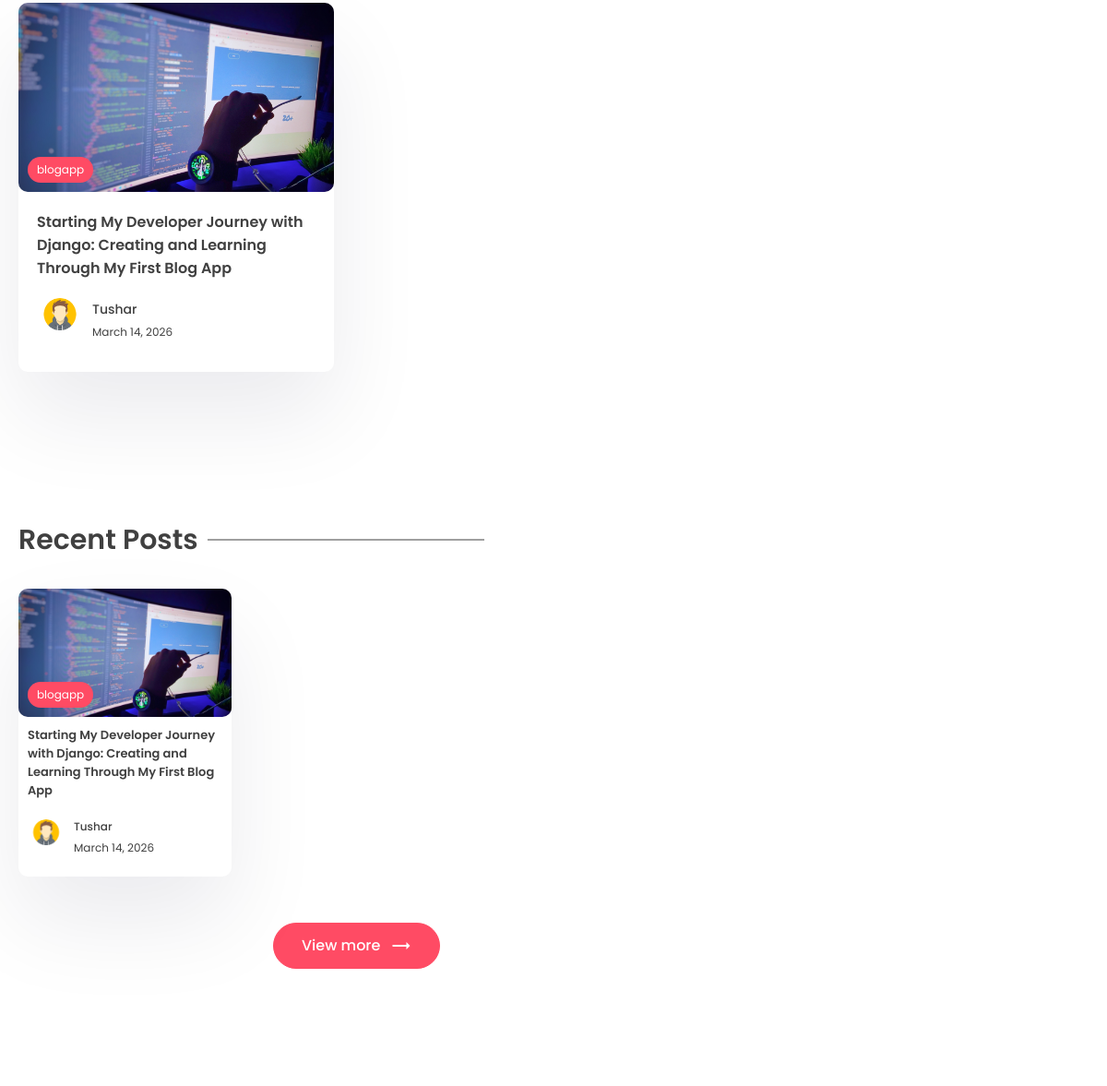
Page /tag/blogg (middle part) on the earlier database version.
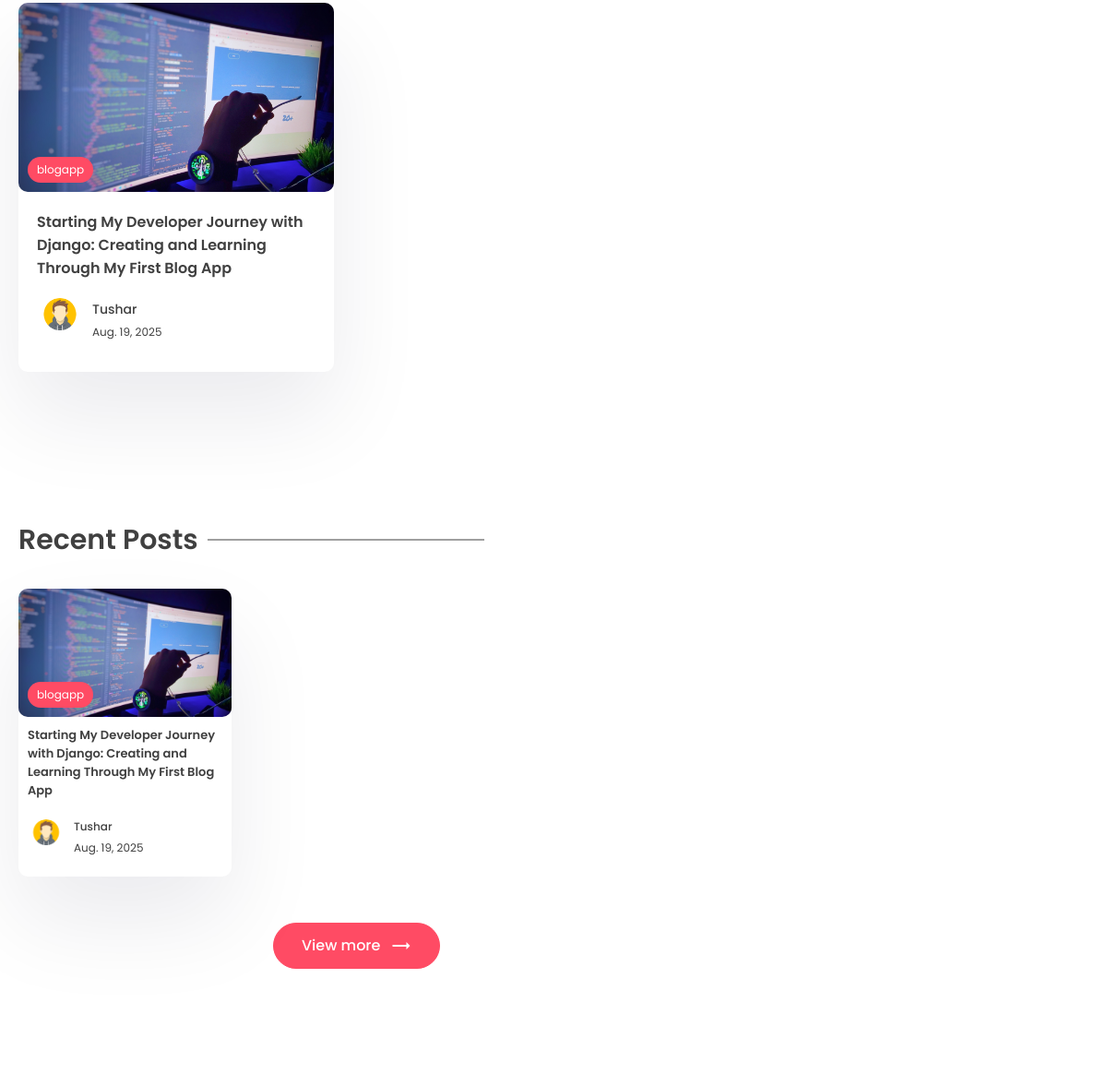
Same page on the later database version.
### app/models.py (models this page shows, shortened)
class Post(models.Model):
    title=models.CharField(max_length=200)
    content=models.TextField()
    last_updated=models.DateTimeField(auto_now=True)
    slug=models.SlugField(max_length=200,unique=True)
    image=models.ImageField(null=True,blank=True,upload_to="images/")
    tags=models.ManyToManyField(Tag,blank=True,related_name='post')
    view_count=models.IntegerField(null=True,blank=True)
    is_featured=models.BooleanField(default=False)
    author=models.ForeignKey(User,on_delete=models.CASCADE,null=True,blank=True)
    bookmarks=models.ManyToManyField(User,related_name="bookmarks",default=None,blank=True)
    likes=models.ManyToManyField(User,related_name="post_like",default=None,blank=True)

class Tag(models.Model):
    name=models.CharField(max_length=100)
    description=models.CharField(max_length=100)
    slug=models.SlugField(max_length=200,unique=True)

class Profile(models.Model):
    user=models.OneToOneField(User,on_delete=models.CASCADE)
    profile_image=models.ImageField(null=True,blank=True,upload_to="images/")
    slug=models.SlugField(unique=True,max_length=200)
    bio=models.CharField(max_length=200)

### app/views.py (the view)
# urls.py: path('tag/<slug:slug>',views.tag_page,name='tag_page'),
def tag_page(request,slug):
    tag=Tag.objects.get(slug=slug)
    top_posts=Post.objects.filter(tags__in=[tag.id]).order_by('-view_count')[0:2]
    recent_posts=Post.objects.filter(tags__in=[tag.id]).order_by('-last_updated')[0:2]
    tags=Tag.objects.all()
    context={'tag':tag,'top_posts':top_posts,'recent_posts':recent_posts,'tags':tags}
    return render(request,'app/tag.html',context)

### app/templates/app/tag.html (shortened to what this page needs)
{% extends "base.html" %}
{% block content %}
      <div class="container">
        <div class="layout">
          <div class="left">
            <section class="sp">
              <div class="container">
                <div class="grid-2 blog">
                  {% for post in  top_posts %}
                  <a href="{% url 'post_page' post.slug %}">
                    <div class="card">
                      <div class="post-img">
                        <img src="{{post.image.url}}" alt="" />
                        <div class="tag">{{post.tags.all.0.name}}</div>
                      </div>
                      <div class="card-content">
                        <h3>
                            {{post.title}}
                        </h3>
                        <div class="author">
                          <div class="profile-pic">
                            <img src="{{post.author.profile.profile_image.url}}" alt="" />
                          </div>
                          <div class="details">
                            <p>{{post.author.first_name}}</p>
                            <small>{{post.last_updated | date}}</small>
                          </div>
                        </div>
                      </div>
                    </div>
                  </a>
                  {% endfor %}
                </div>
              </div>
            </section>
            <section class="sp">
              <div class="container">
                <h1 class="sec-title">Recent Posts</h1>
                <div class="grid-3 blog-grid">
                  {% for post in recent_posts %}
                  <a href="{% url 'post_page' post.slug %}">
                    <div class="card">
                      <div class="post-img">
                        <img src="{{post.image.url}}" alt="" />
                        <div class="tag">{{post.tags.all.0.name}}</div>
                      </div>
                      <div class="card-content">
                        <h3>
                          {{post.title}}
                        </h3>
                        <div class="author">
                          <div class="profile-pic">
                            <img src="{{post.author.profile.profile_image.url}}" alt="" />
                          </div>
                          <div class="details">
                            <p>{{post.author.first_name}}</p>
                            <small>{{post.last_updated | date}}</small>
                          </div>
                        </div>
                      </div>
                    </div>
                  </a>
                  {% endfor %}
                </div>
                <center>
                  <button class="btn btn-primary rounded view">
                    View more
                    <span class="material-icons"> trending_flat </span>
                  </button>
                </center>
              </div>
            </section>
          </div>
        </div>
      </div>
{% endblock content %}

Differences in the rows shown:
changed Post "Tushar": last_updated "March 14, 2026" → "Aug. 19, 2025"
